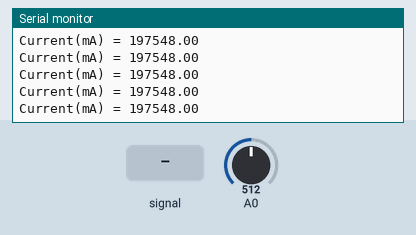
The sketch below on a simulated Arduino Zero (SAMD21). Parts: the last lines printed to the serial monitor. The inputs (shaded band) are chosen by the test bench; at power-on: A0 = 512 (analog values on the 0–1023 scale).

Above: at 1.2 s.
1.3 s: A0 fed a 200 Hz sine of ±81 counts around its level
At 2.3 s:
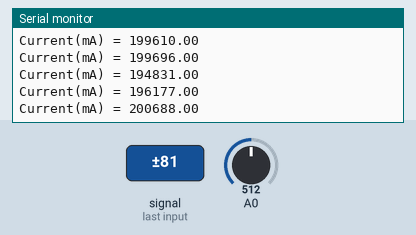
2.8 s: A0 set to 716
At 3.6 s:
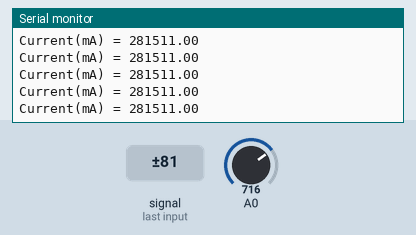
4.3 s: A0 fed a 1000 Hz sine of ±255 counts around its level
5.8 s: A0 set to 900
At 6.5 s:
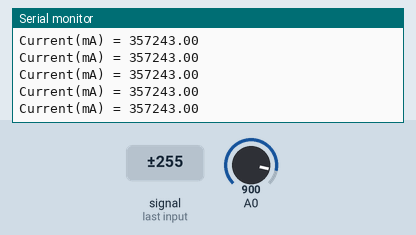
Timing chart, 0 to 8.3 s (numbered marks = the images above; inputs shaded):
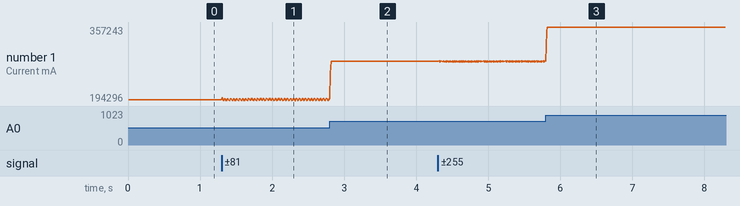

The sketch:

acs712_test03.ino
```cpp
//CAS712
//使う電流センサのアンペア数
double Ampere = 5;
//現在の電流値(mA)．
double current;
//オフセット値(V)．デフォだと0Vの時センサ値は512(レンジを5Vにすると2.5V)なので ．
double offset = 2.505;
//レンジ調整値．0Vに調整した後，電源等でこの電流計の値が合っているかをチェックして，ズレていれば調整する．
double range = 0.95;
//forを回す回数．大きくすると処理が遅くなるが，電流値は安定する．10000times/secがanalogReadの限界な事に注意．
int times = 100;

void setup() {
  Serial.begin(9600);
  analogReadResolution(14);
}

void loop() {
  current = 0;
  for(int i = 0; i < times; i++){
    //1.5~3.5Vレンジなので2.5Vオフセットすると-1~1V．これを-5~5Vにする為5をかけている．
    current += ((double)(analogRead(A0)) / 1023 * Ampere - offset) / range * 5 * 1000 / (double)(times);
  }
  Serial.print("Current(mA) = ");
  Serial.println(round(current));
}
```

Measured:
- after the input at 1.3 s, the serial monitor: prints a new line at once (image 1)
- plotted number 1: 197548 → 200783 after the input at 1.3 s
